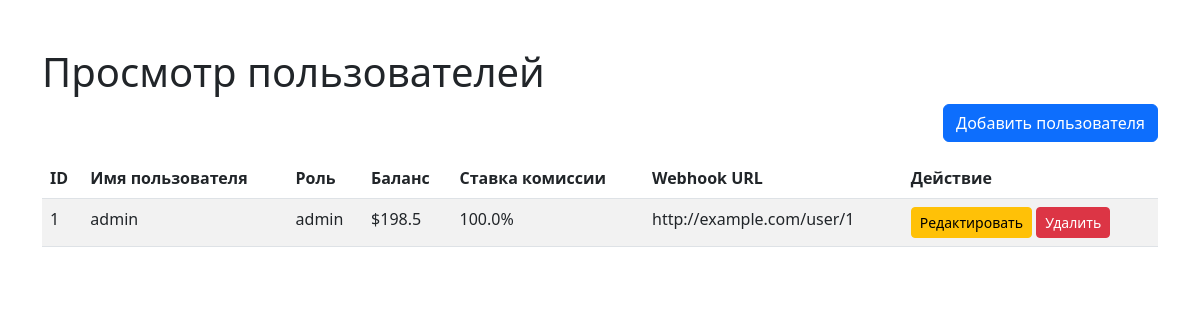
Before: /admin/users (signed in) with the older database file.
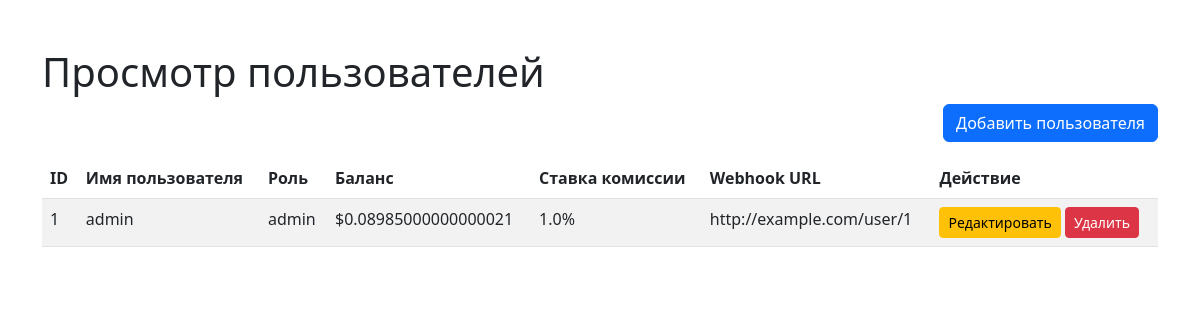
After: the same page with the newer database file.
### app.py (models this page shows, shortened)
class User(db.Model):
    id = db.Column(db.Integer, primary_key=True)
    username = db.Column(db.String(80), unique=True, nullable=False)
    password = db.Column(db.String(128), nullable=False)
    role = db.Column(db.String(20), nullable=False, default='user')
    balance = db.Column(db.Float, nullable=False, default=0.0)
    commission_rate = db.Column(db.Float, nullable=False, default=0.01)
    wallet = db.Column(db.String(256), nullable=True)
    webhook_url = db.Column(db.String(256), nullable=True)

### app.py (the view)
@app.route('/admin/users')
def admin_users():
    if session.get('role') != 'admin':
        if session.get('role') != 'user':
            return redirect(url_for('login'))
        else:
            return redirect(url_for('admin_transactions'))
    users = User.query.all()
    return render_template('users.html', users=users)

### templates/users.html (shortened to what this page needs)
<!DOCTYPE html>
<html lang="ru">
<head>
    <link rel="stylesheet" href="https://cdn.jsdelivr.net/npm/bootstrap@5.3.0/dist/css/bootstrap.min.css">
</head>
<body>
    <div class="container mt-5">
        <h1>Просмотр пользователей</h1>
        <div class="d-flex justify-content-end mb-3">
            <a href="/admin/users/add" class="btn btn-primary">Добавить пользователя</a>
        </div>
        <table class="table table-striped">
            <thead>
                <tr>
                    <th>ID</th>
                    <th>Имя пользователя</th>
                    <th>Роль</th>
                    <th>Баланс</th>
                    <th>Ставка комиссии</th>
                    <th>Webhook URL</th>
                    <th>Действие</th>
                </tr>
            </thead>
            <tbody>
                {% for user in users %}
                <tr>
                    <td>{{ user.id }}</td>
                    <td>{{ user.username }}</td>
                    <td>{{ user.role }}</td>
                    <td>${{ user.balance }}</td>
                    <td>{{ user.commission_rate * 100 }}%</td>
                    <td>{{ user.webhook_url or 'None' }}</td>
                    <td>
                        <a href="/admin/users/edit/{{ user.id }}" class="btn btn-warning btn-sm">Редактировать</a>
                        <form action="/admin/users/delete/{{ user.id }}" method="POST" style="display:inline;">
                            <button type="submit" class="btn btn-danger btn-sm">Удалить</button>
                        </form>
                    </td>
                </tr>
                {% endfor %}
            </tbody>
        </table>
    </div>
</body>
</html>

Changed rows visible on the page:
changed User "admin": balance "198.5" → "0.08985000000000021"; user.commission_rate*100 "100.0" → "1.0"
